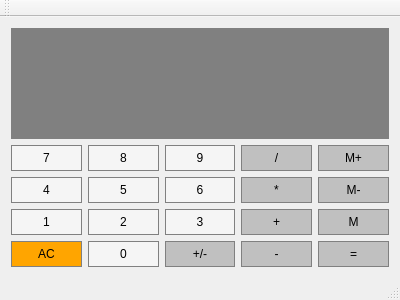
<?xml version="1.0" encoding="UTF-8"?>
<ui version="4.0">
 <class>MainWindow</class>
 <widget class="QMainWindow" name="MainWindow">
  <property name="geometry">
   <rect>
    <x>0</x>
    <y>0</y>
    <width>400</width>
    <height>300</height>
   </rect>
  </property>
  <property name="windowTitle">
   <string>MainWindow</string>
  </property>
  <widget class="QWidget" name="centralWidget">
   <layout class="QGridLayout" name="gridLayout">
    <item row="4" column="1">
     <widget class="QPushButton" name="Button0">
      <property name="sizePolicy">
       <sizepolicy hsizetype="Preferred" vsizetype="Preferred">
        <horstretch>0</horstretch>
        <verstretch>0</verstretch>
       </sizepolicy>
      </property>
      <property name="styleSheet">
       <string notr="true">QPushButton {
	background: #F5F5F5;
	border: 1px solid gray;
	padding: 5px;
}

QPushButton:pressed {
	background: #A9A9A9;
	border: 1px solid gray;
	padding: 5px;
}</string>
      </property>
      <property name="text">
       <string>0</string>
      </property>
     </widget>
    </item>
    <item row="4" column="3">
     <widget class="QPushButton" name="Subtract">
      <property name="sizePolicy">
       <sizepolicy hsizetype="Preferred" vsizetype="Preferred">
        <horstretch>0</horstretch>
        <verstretch>0</verstretch>
       </sizepolicy>
      </property>
      <property name="styleSheet">
       <string notr="true">QPushButton {
	background: #C0C0C0;
	border: 1px solid gray;
	padding: 5px;
}

QPushButton:pressed {
	background: #A9A9A9;
	border: 1px solid gray;
	padding: 5px;
}</string>
      </property>
      <property name="text">
       <string>-</string>
      </property>
     </widget>
    </item>
    <item row="4" column="2">
     <widget class="QPushButton" name="ChangeSign">
      <property name="sizePolicy">
       <sizepolicy hsizetype="Preferred" vsizetype="Preferred">
        <horstretch>0</horstretch>
        <verstretch>0</verstretch>
       </sizepolicy>
      </property>
      <property name="styleSheet">
       <string notr="true">QPushButton {
	background: #C0C0C0;
	border: 1px solid gray;
	padding: 5px;
}

QPushButton:pressed {
	background: #DCDCDC;
	border: 1px solid gray;
	padding: 5px;
}</string>
      </property>
      <property name="text">
       <string>+/-</string>
      </property>
     </widget>
    </item>
    <item row="4" column="4">
     <widget class="QPushButton" name="Calculate">
      <property name="sizePolicy">
       <sizepolicy hsizetype="Preferred" vsizetype="Preferred">
        <horstretch>0</horstretch>
        <verstretch>0</verstretch>
       </sizepolicy>
      </property>
      <property name="styleSheet">
       <string notr="true">QPushButton {
	background: #C0C0C0;
	border: 1px solid gray;
	padding: 5px;
}

QPushButton:pressed {
	background: #A9A9A9;
	border: 1px solid gray;
	padding: 5px;
}</string>
      </property>
      <property name="text">
       <string>=</string>
      </property>
     </widget>
    </item>
    <item row="3" column="4">
     <widget class="QPushButton" name="MemGet">
      <property name="sizePolicy">
       <sizepolicy hsizetype="Preferred" vsizetype="Preferred">
        <horstretch>0</horstretch>
        <verstretch>0</verstretch>
       </sizepolicy>
      </property>
      <property name="styleSheet">
       <string notr="true">QPushButton {
	background: #C0C0C0;
	border: 1px solid gray;
	padding: 5px;
}

QPushButton:pressed {
	background: #A9A9A9;
	border: 1px solid gray;
	padding: 5px;
}</string>
      </property>
      <property name="text">
       <string>M</string>
      </property>
     </widget>
    </item>
    <item row="1" column="3">
     <widget class="QPushButton" name="Divide">
      <property name="sizePolicy">
       <sizepolicy hsizetype="Preferred" vsizetype="Preferred">
        <horstretch>0</horstretch>
        <verstretch>0</verstretch>
       </sizepolicy>
      </property>
      <property name="styleSheet">
       <string notr="true">QPushButton {
	background: #C0C0C0;
	border: 1px solid gray;
	padding: 5px;
}

QPushButton:pressed {
	background: #A9A9A9;
	border: 1px solid gray;
	padding: 5px;
}</string>
      </property>
      <property name="text">
       <string>/</string>
      </property>
     </widget>
    </item>
    <item row="1" column="4">
     <widget class="QPushButton" name="MemAdd">
      <property name="sizePolicy">
       <sizepolicy hsizetype="Preferred" vsizetype="Preferred">
        <horstretch>0</horstretch>
        <verstretch>0</verstretch>
       </sizepolicy>
      </property>
      <property name="styleSheet">
       <string notr="true">QPushButton {
	background: #C0C0C0;
	border: 1px solid gray;
	padding: 5px;
}

QPushButton:pressed {
	background: #A9A9A9;
	border: 1px solid gray;
	padding: 5px;
}</string>
      </property>
      <property name="text">
       <string>M+</string>
      </property>
     </widget>
    </item>
    <item row="2" column="2">
     <widget class="QPushButton" name="Button6">
      <property name="sizePolicy">
       <sizepolicy hsizetype="Preferred" vsizetype="Preferred">
        <horstretch>0</horstretch>
        <verstretch>0</verstretch>
       </sizepolicy>
      </property>
      <property name="styleSheet">
       <string notr="true">QPushButton {
	background: #F5F5F5;
	border: 1px solid gray;
	padding: 5px;
}

QPushButton:pressed {
	background: #A9A9A9;
	border: 1px solid gray;
	padding: 5px;
}</string>
      </property>
      <property name="text">
       <string>6</string>
      </property>
     </widget>
    </item>
    <item row="2" column="4">
     <widget class="QPushButton" name="MemDel">
      <property name="sizePolicy">
       <sizepolicy hsizetype="Preferred" vsizetype="Preferred">
        <horstretch>0</horstretch>
        <verstretch>0</verstretch>
       </sizepolicy>
      </property>
      <property name="styleSheet">
       <string notr="true">QPushButton {
	background: #C0C0C0;
	border: 1px solid gray;
	padding: 5px;
}

QPushButton:pressed {
	background: #A9A9A9;
	border: 1px solid gray;
	padding: 5px;
}</string>
      </property>
      <property name="text">
       <string>M-</string>
      </property>
     </widget>
    </item>
    <item row="4" column="0">
     <widget class="QPushButton" name="Clear">
      <property name="sizePolicy">
       <sizepolicy hsizetype="Preferred" vsizetype="Preferred">
        <horstretch>0</horstretch>
        <verstretch>0</verstretch>
       </sizepolicy>
      </property>
      <property name="styleSheet">
       <string notr="true">QPushButton {
	background: #FFA500;
	border: 1px solid gray;
	padding: 5px;
}

QPushButton:pressed {
	background: #FF8C00;
	border: 1px solid gray;
	padding: 5px;
}</string>
      </property>
      <property name="text">
       <string>AC</string>
      </property>
     </widget>
    </item>
    <item row="3" column="0">
     <widget class="QPushButton" name="Button1">
      <property name="sizePolicy">
       <sizepolicy hsizetype="Preferred" vsizetype="Preferred">
        <horstretch>0</horstretch>
        <verstretch>0</verstretch>
       </sizepolicy>
      </property>
      <property name="styleSheet">
       <string notr="true">QPushButton {
	background: #F5F5F5;
	border: 1px solid gray;
	padding: 5px;
}

QPushButton:pressed {
	background: #A9A9A9;
	border: 1px solid gray;
	padding: 5px;
}</string>
      </property>
      <property name="text">
       <string>1</string>
      </property>
     </widget>
    </item>
    <item row="3" column="1">
     <widget class="QPushButton" name="Button2">
      <property name="sizePolicy">
       <sizepolicy hsizetype="Preferred" vsizetype="Preferred">
        <horstretch>0</horstretch>
        <verstretch>0</verstretch>
       </sizepolicy>
      </property>
      <property name="styleSheet">
       <string notr="true">QPushButton {
	background: #F5F5F5;
	border: 1px solid gray;
	padding: 5px;
}

QPushButton:pressed {
	background: #A9A9A9;
	border: 1px solid gray;
	padding: 5px;
}</string>
      </property>
      <property name="text">
       <string>2</string>
      </property>
     </widget>
    </item>
    <item row="1" column="1">
     <widget class="QPushButton" name="Button8">
      <property name="sizePolicy">
       <sizepolicy hsizetype="Preferred" vsizetype="Preferred">
        <horstretch>0</horstretch>
        <verstretch>0</verstretch>
       </sizepolicy>
      </property>
      <property name="styleSheet">
       <string notr="true">QPushButton {
	background: #F5F5F5;
	border: 1px solid gray;
	padding: 5px;
}

QPushButton:pressed {
	background: #A9A9A9;
	border: 1px solid gray;
	padding: 5px;
}</string>
      </property>
      <property name="text">
       <string>8</string>
      </property>
     </widget>
    </item>
    <item row="1" column="0">
     <widget class="QPushButton" name="Button7">
      <property name="sizePolicy">
       <sizepolicy hsizetype="Preferred" vsizetype="Preferred">
        <horstretch>0</horstretch>
        <verstretch>0</verstretch>
       </sizepolicy>
      </property>
      <property name="styleSheet">
       <string notr="true">QPushButton {
	background: #F5F5F5;
	border: 1px solid gray;
	padding: 5px;
}

QPushButton:pressed {
	background: #A9A9A9;
	border: 1px solid gray;
	padding: 5px;
}</string>
      </property>
      <property name="text">
       <string>7</string>
      </property>
     </widget>
    </item>
    <item row="0" column="0" colspan="5">
     <widget class="QLineEdit" name="lineEdit">
      <property name="sizePolicy">
       <sizepolicy hsizetype="Preferred" vsizetype="Expanding">
        <horstretch>0</horstretch>
        <verstretch>0</verstretch>
       </sizepolicy>
      </property>
      <property name="font">
       <font>
        <family>Arial</family>
        <pointsize>18</pointsize>
        <weight>75</weight>
        <bold>true</bold>
       </font>
      </property>
      <property name="styleSheet">
       <string notr="true">QLineEdit {
	background-color: gray;
	border: 1px solid gray;
	color: white;
}</string>
      </property>
      <property name="alignment">
       <set>Qt::AlignRight|Qt::AlignTrailing|Qt::AlignVCenter</set>
      </property>
     </widget>
    </item>
    <item row="1" column="2">
     <widget class="QPushButton" name="Button9">
      <property name="sizePolicy">
       <sizepolicy hsizetype="Preferred" vsizetype="Preferred">
        <horstretch>0</horstretch>
        <verstretch>0</verstretch>
       </sizepolicy>
      </property>
      <property name="styleSheet">
       <string notr="true">QPushButton {
	background: #F5F5F5;
	border: 1px solid gray;
	padding: 5px;
}

QPushButton:pressed {
	background: #A9A9A9;
	border: 1px solid gray;
	padding: 5px;
}</string>
      </property>
      <property name="text">
       <string>9</string>
      </property>
     </widget>
    </item>
    <item row="2" column="0">
     <widget class="QPushButton" name="Button4">
      <property name="sizePolicy">
       <sizepolicy hsizetype="Preferred" vsizetype="Preferred">
        <horstretch>0</horstretch>
        <verstretch>0</verstretch>
       </sizepolicy>
      </property>
      <property name="styleSheet">
       <string notr="true">QPushButton {
	background: #F5F5F5;
	border: 1px solid gray;
	padding: 5px;
}

QPushButton:pressed {
	background: #A9A9A9;
	border: 1px solid gray;
	padding: 5px;
}</string>
      </property>
      <property name="text">
       <string>4</string>
      </property>
     </widget>
    </item>
    <item row="2" column="3">
     <widget class="QPushButton" name="Multiply">
      <property name="sizePolicy">
       <sizepolicy hsizetype="Preferred" vsizetype="Preferred">
        <horstretch>0</horstretch>
        <verstretch>0</verstretch>
       </sizepolicy>
      </property>
      <property name="styleSheet">
       <string notr="true">QPushButton {
	background: #C0C0C0;
	border: 1px solid gray;
	padding: 5px;
}

QPushButton:pressed {
	background: #A9A9A9;
	border: 1px solid gray;
	padding: 5px;
}</string>
      </property>
      <property name="text">
       <string>*</string>
      </property>
     </widget>
    </item>
    <item row="2" column="1">
     <widget class="QPushButton" name="Button5">
      <property name="sizePolicy">
       <sizepolicy hsizetype="Preferred" vsizetype="Preferred">
        <horstretch>0</horstretch>
        <verstretch>0</verstretch>
       </sizepolicy>
      </property>
      <property name="styleSheet">
       <string notr="true">QPushButton {
	background: #F5F5F5;
	border: 1px solid gray;
	padding: 5px;
}

QPushButton:pressed {
	background: #A9A9A9;
	border: 1px solid gray;
	padding: 5px;
}</string>
      </property>
      <property name="text">
       <string>5</string>
      </property>
     </widget>
    </item>
    <item row="3" column="3">
     <widget class="QPushButton" name="Add">
      <property name="sizePolicy">
       <sizepolicy hsizetype="Preferred" vsizetype="Preferred">
        <horstretch>0</horstretch>
        <verstretch>0</verstretch>
       </sizepolicy>
      </property>
      <property name="styleSheet">
       <string notr="true">QPushButton {
	background: #C0C0C0;
	border: 1px solid gray;
	padding: 5px;
}

QPushButton:pressed {
	background: #A9A9A9;
	border: 1px solid gray;
	padding: 5px;
}</string>
      </property>
      <property name="text">
       <string>+</string>
      </property>
     </widget>
    </item>
    <item row="3" column="2">
     <widget class="QPushButton" name="Button3">
      <property name="sizePolicy">
       <sizepolicy hsizetype="Preferred" vsizetype="Preferred">
        <horstretch>0</horstretch>
        <verstretch>0</verstretch>
       </sizepolicy>
      </property>
      <property name="styleSheet">
       <string notr="true">QPushButton {
	background: #F5F5F5;
	border: 1px solid gray;
	padding: 5px;
}

QPushButton:pressed {
	background: #A9A9A9;
	border: 1px solid gray;
	padding: 5px;
}</string>
      </property>
      <property name="text">
       <string>3</string>
      </property>
     </widget>
    </item>
   </layout>
  </widget>
  <widget class="QMenuBar" name="menuBar">
   <property name="geometry">
    <rect>
     <x>0</x>
     <y>0</y>
     <width>400</width>
     <height>21</height>
    </rect>
   </property>
  </widget>
  <widget class="QToolBar" name="mainToolBar">
   <attribute name="toolBarArea">
    <enum>TopToolBarArea</enum>
   </attribute>
   <attribute name="toolBarBreak">
    <bool>false</bool>
   </attribute>
  </widget>
  <widget class="QStatusBar" name="statusBar"/>
 </widget>
 <layoutdefault spacing="6" margin="11"/>
 <resources/>
 <connections/>
</ui>
